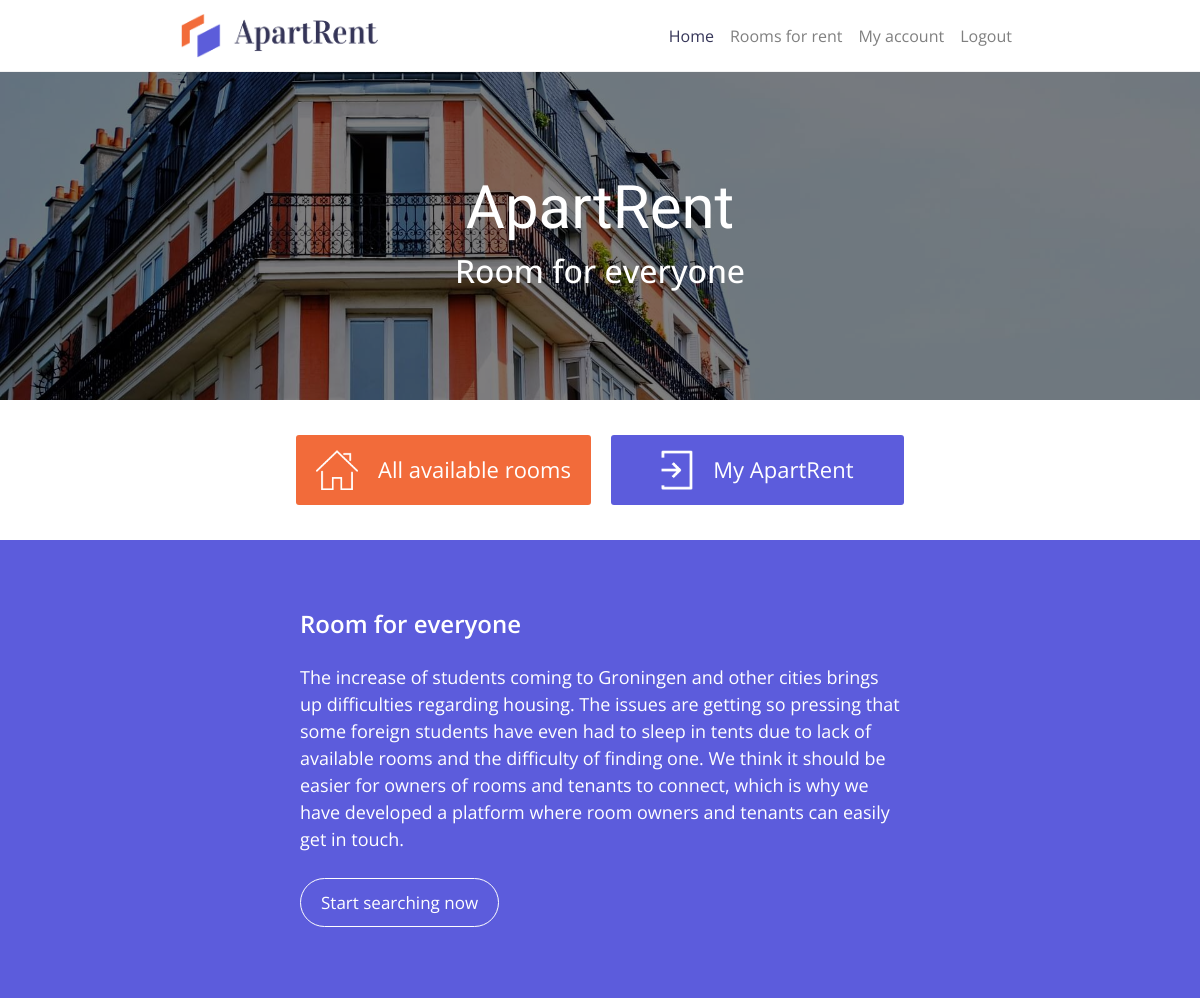
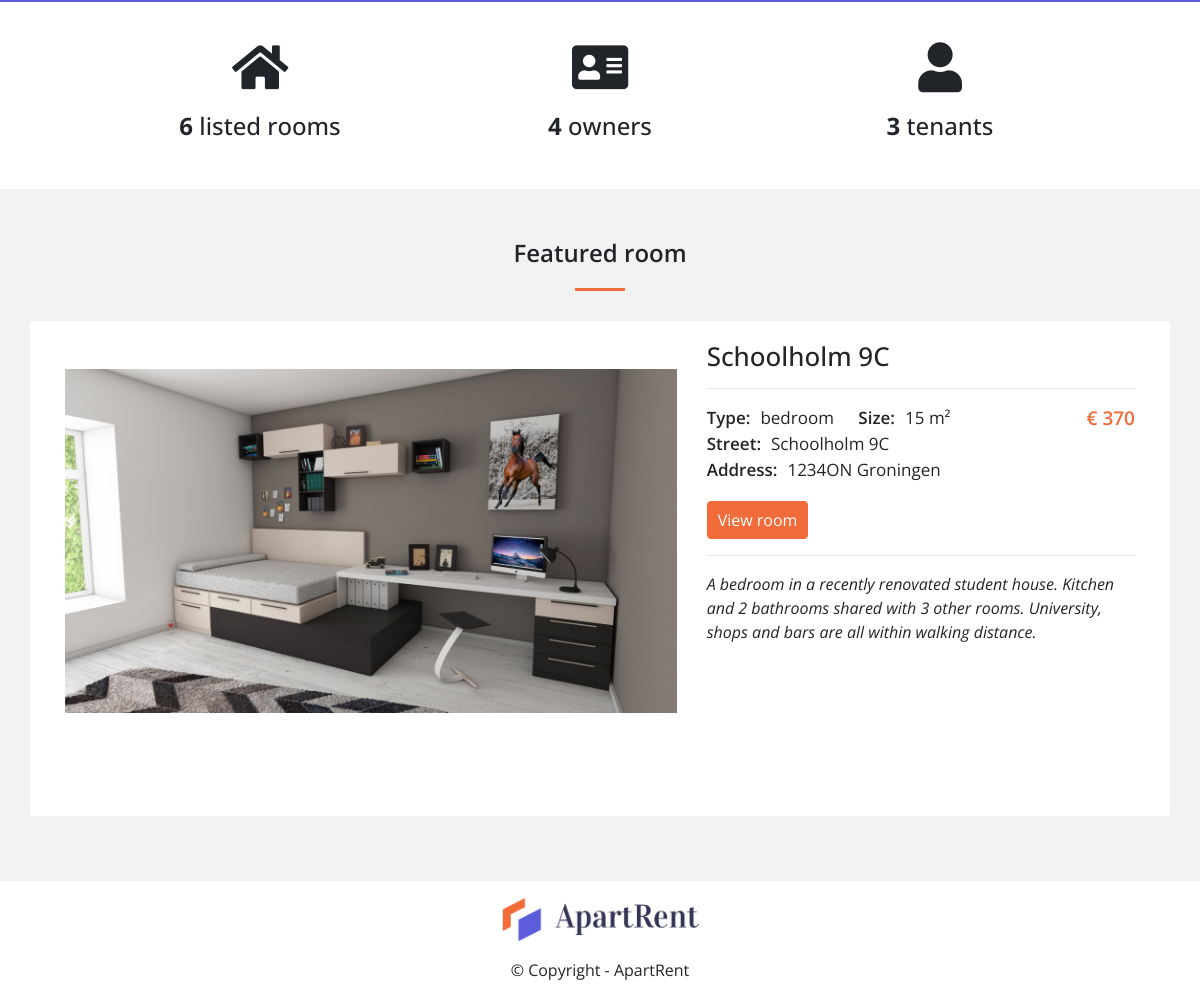
The page / (signed in) on the database its author committed (2 pictures, top to bottom).
### tables this page shows
CREATE TABLE `rooms` (
  `id` int(11) NOT NULL,
  `owner_id` int(11) NOT NULL,
  `city` varchar(255) NOT NULL,
  `postal_code` varchar(255) NOT NULL,
  `street` varchar(255) NOT NULL,
  `street_number` int(11) NOT NULL,
  `addition` varchar(255) DEFAULT NULL,
  `size` int(11) NOT NULL,
  `type` varchar(255) NOT NULL,
  `price` int(11) NOT NULL,
  `description` varchar(255) NOT NULL
);

### views/home.php (the view, shortened to what this page needs)
<!doctype html>
<html lang="en">
    <head>
        <?= $head_upper_content ?>
        <link rel="stylesheet" href="/DDWT18_final/css/home.css">
        <link rel="stylesheet" href="/DDWT18_final/css/single-room.css">
    </head>
    <body>
        <?= $navigation ?>
        <div class="jumbotron jumbotron-fluid home-jumbo">
            <div class="container hero-container">
                <div class="hero-text">
                    <h1 class="display-4"><?= $header_title ?></h1>
                    <h2 class="display-6"><?= $header_subtitle ?></h2>
                </div>
            </div>
        </div>
        <div class="container-fluid home-button-section">
            <div class="row justify-content-center">
                <div class="home-btn-col">
                    <a href="/DDWT18_final/rentable-rooms/">
                        <div class="home-btn hb-1">
                            <img src="/DDWT18_final/resources/icons/appartments-icon.png">
                            <p>All available rooms</p>
                        </div>
                    </a>
                </div>
                <div class="home-btn-col">
                    <a href="/DDWT18_final/my-account/">
                        <div class="home-btn hb-2">
                          <img src="/DDWT18_final/resources/icons/my-account-icon.png">
                          <p>My ApartRent</p>
                        </div>
                    </a>
                </div>
            </div>
        </div>
        <div class="container-fluid intro-text-container">
            <div class="row justify-content-center intro-text-row">
                <div class="col-lg-6 col-md-8 col-sm-8 intro-text-col">
                    <h3 class="introduction-header">Room for everyone</h3>
                    <p class="intro-text">The increase of students coming to Groningen and other cities brings up difficulties regarding housing. The issues are getting so pressing that some foreign students have even had to sleep in tents due to lack of available rooms and the difficulty of finding one. We think it should be easier for owners of rooms and tenants to connect, which is why we have developed a platform where room owners and tenants can easily get in touch.</p>
                    <div class="intro-btn-wrapper"><?= $intro_btn ?></div>
                </div>
            </div>
        </div>
        <div class="container-fluid counter-container">
            <div class="row justify-content-center counter-row">
                <div class="col-12 counter-col">
                    <div class="row justify-content-center inner-counter-row">
                        <div class="col-3 col-xs-12 counter-inner-col">
                            <i class="fas fa-home counter-icon"></i>
                            <h4 class="counter-text"><b><?= $room_amnt ?></b> listed rooms</h4>
                        </div>
                        <div class="col-3 col-xs-12 counter-inner-col">
                            <i class="fas fa-address-card counter-icon"></i>
                            <h4 class="counter-text"><b><?= $owner_amnt ?></b> owners</h4>
                        </div>
                        <div class="col-3 col-xs-12 counter-inner-col">
                            <i class="fas fa-user counter-icon"></i>
                            <h4 class="counter-text"><b><?= $tenant_amnt ?></b> tenants</h4>
                        </div>
                    </div>
                </div>
            </div>
        </div>
        <div class="container featured-room-container">
            <h3 class="featured-text">Featured room</h3>
            <div class="divider-wrapper">
                <div class="divider"></div>
            </div>
            <div class="row sr-row r1">
                <div class="col-lg-7 slider-col order-lg-1 order-2">
                    <div class="slideshow-container">
                        <?php
                            foreach ($room_images as $image) {
                                echo get_slider_img_html($image);
                            }
                        ?>
                    </div>
                </div>
                <div class="room-info-col col-lg-5 order-lg-2 order-1">
                    <h2><?php echo(htmlspecialchars($room_info['street'] . ' ' . $room_info['street_number'] . $room_info['addition'])) ?></h2>
                    <hr>
                    <div class="room-info-wrapper">
                        <p class="room-info">
                            <span><strong>Type:</strong><?php echo htmlspecialchars($room_info['type']) ?></span>
                            <span><strong>Size:</strong><?php echo htmlspecialchars($room_info['size']) ?> m²</span>
                            <span class="price">€ <?php echo htmlspecialchars($room_info['price']) ?></span></span>
                            <br>
                            <span><strong>Street:</strong><?php echo htmlspecialchars($room_info['street'] . ' ' . $room_info['street_number'] . $room_info['addition']) ?></span><br>
                            <span><strong>Address:</strong><?php echo htmlspecialchars($room_info['postal_code'] . ' ' . $room_info['city'])?></span>
                        </p>
                        <div class="viewroom-btn-wrapper">
                            <a href="/DDWT18_final/room/?id=<?php echo $room_info['id'] ?>" class="view-room btn">View room</a>
                        </div>
                        <hr>
                    </div>
                    <div class="description">
                        <p><?php echo htmlspecialchars($room_info['description']) ?></p>
                    </div>
                </div>
            </div>
        </div>
        <?= $footer ?>
    </body>
</html>

### model.php (shortened to what this page needs)
<?php
function new_route($route_uri, $request_type) {
    $route_uri_expl = array_filter(explode('/', $route_uri));
    $current_path_expl = array_filter(explode('/', parse_url($_SERVER['REQUEST_URI'], PHP_URL_PATH)));
    if ($route_uri_expl == $current_path_expl && $_SERVER['REQUEST_METHOD'] == strtoupper($request_type)) {
        return true;
    }
}
function get_navigation($template, $active_id, $state, $role) {
    $navigation_exp = '
    <nav class="navbar fixed-top navbar-expand-lg navbar-light">
    <a href="/DDWT18_final/" class="navbar-brand">
        <img src="/DDWT18_final/resources/logo/apartrent-logo.png" class="navbar-logo" alt="">
    </a>
    <button class="navbar-toggler" type="button" data-toggle="collapse" data-target="#navbarSupportedContent" aria-controls="navbarSupportedContent" aria-expanded="false" aria-label="Toggle navigation">
    <span class="navbar-toggler-icon"></span>
    </button>
    <div class="collapse navbar-collapse" id="navbarSupportedContent">
    <ul class="navbar-nav mr-auto">';
    foreach ($template as $name => $info) {
        if ($info['role'] == $role or $info['role'] == 'all' ) {
            if ($info['state'] == $state or $info['state'] == 'neutral'){
                if ($name == $active_id) {
                    $navigation_exp .= '<li class="nav-item active">';
                    $navigation_exp .= '<a class="nav-link" href="' . $template[$active_id]['url'] . '">' . $template[$active_id]['name'] . '</a>';
                    }
                else {
                    $navigation_exp .= '<li class="nav-item">';
                    $navigation_exp .= '<a class="nav-link" href="' . $info['url'] . '">' . $info['name'] . '</a>';
                    }
            }
        }
        $navigation_exp .= '</li>';
    }
    $navigation_exp .= '
    </ul>
    </div>
    </nav>';
    return $navigation_exp;
}
function get_head_upper_content() {
    return '<meta charset="utf-8">
        <meta name="viewport" content="width=device-width, initial-scale=1, shrink-to-fit=no">
        <link rel="icon"
            type="image/png"
            href="/favicon.ico">
        <link href="https://fonts.googleapis.com/css?family=Vidaloka" rel="stylesheet">
        <link href="https://fonts.googleapis.com/css?family=Open+Sans:400,400i,600,600i,700,700i" rel="stylesheet">
        <link rel="stylesheet" href="https://use.fontawesome.com/releases/v5.6.3/css/all.css">
        <link rel="stylesheet" href="https://stackpath.bootstrapcdn.com/bootstrap/4.1.3/css/bootstrap.min.css"
>
        <link rel="stylesheet" href="/DDWT18_final/css/main.css">
        <script src="/DDWT18_final/js/main.js"></script>';
}
function get_footer_content() {
    return '<footer class="page-footer font-small">
        <div class="footer-img-wrapper">
            <img src="/DDWT18_final/resources/logo/apartrent-logo.png" class="navbar-logo" alt="">
        </div>
        <div class="footer-copyright text-center py-3">© <?php echo date("Y") ?> Copyright - ApartRent</div>
        </footer>';
}
function check_login() {
    if (isset($_SESSION['user_id'])){
        return true;
    } else {
        return false;
    }
}
function get_user_id(){
    if (isset($_SESSION['user_id'])){
        return $_SESSION['user_id'];
    } else {
        return false;
    }
}
function get_intro_button($pdo) {
    if (check_login()) {
        $user_id = $_SESSION['user_id'];
        if (is_owner($pdo, $user_id)) {
            $intro_btn = '<a class="intro-btn" href="/DDWT18_final/add-room/">List a room</a>';
        } else {
            $intro_btn = '<a class="intro-btn" href="/DDWT18_final/rentable-rooms/">Start searching now</a>';
        }
    } else {
        $intro_btn = '<a class="intro-btn" href="/DDWT18_final/register/">Register now</a>';
    }
    return $intro_btn;
}
function get_slider_img_html($image) {
    $template =
        '<div class="slides slider-fade">
            <img src="$img" style="width:100%">
        </div>';
    return strtr($template, array('$img' => $image));
}
function count_owners($pdo) {
    $stmt = $pdo->prepare('SELECT * FROM owner');
    $stmt->execute();
    $owners = $stmt->rowCount();
    return $owners;
}
function count_tenants($pdo) {
    $stmt = $pdo->prepare('SELECT * FROM tenant');
    $stmt->execute();
    $tenants = $stmt->rowCount();
    return $tenants;
}
function count_rooms($pdo) {
    $stmt = $pdo->prepare('SELECT * FROM rooms');
    $stmt->execute();
    $rooms = $stmt->rowCount();
    return $rooms;
}
function is_owner($pdo, $user_id) {
    $stmt = $pdo->prepare('SELECT * FROM owner WHERE owner_id = ?');
    $stmt->execute([$user_id]);
    $users = $stmt->fetchAll();
    if (count($users) == 0) {
        return false;
    }
    return true;
}
function get_role($pdo, $id) {
    if (is_owner($pdo, $id)) {
        return 'owner';
    }
    else {
        return 'tenant';
    }
}
function get_random_room_id($pdo) {
    $stmt = $pdo->prepare('SELECT id FROM rooms ORDER BY RAND() LIMIT 1;');
    $stmt->execute();
    $result = $stmt->fetchAll();
    return $result[0]['id'];
}
function get_room_info($pdo, $room_id) {
    $stmt = $pdo->prepare('SELECT * FROM rooms WHERE id = ?');
    $stmt->execute([$room_id]);
    $rooms = $stmt->fetchAll();
    $room = $rooms[0];
    $room_exp = Array();
    foreach ($room as $key => $value){
        $room_exp[$key] = htmlspecialchars($value);
    }
    return $room_exp;
}
function get_images($room_id) {
    $dir = "resources/rooms/" . strval($room_id);
    $files = glob($dir . "/*.{jpg,png}", GLOB_BRACE);
    $images = Array();
    foreach ($files as $key => $value){
        $trimmed = '/DDWT18_final/' . $value;
        $images[$key] = $trimmed;
    }
    return $images;
}

### css/main.css (style rules this page uses)
body { font-family: 'Open Sans', sans-serif; background-color: #f2f2f2; }
footer { padding-top: 16px; background-color: #fff; }
.footer-img-wrapper { display: flex; justify-content: center; }
.navbar-logo { max-height: 45px; }
.navbar { border-bottom: 1px solid #f2f2f2; background-color: #fff; }
.navbar-light .navbar-nav .active>.nav-link { color: #353558; }
@media screen and (min-width: 1200px) { .navbar { padding-left: 15%; padding-right: 15%; } }
@media screen and (min-width: 992px) { .navbar .mr-auto { margin-right: 0!important; margin-left: auto; } }
.jumbotron { color: white; background-position: center; background-repeat: no-repeat; background-size: cover; position: relative; margin-bottom: 0; }
.jumbotron:before { content:""; display: block; position: absolute; top: 0; left: 0; width: 100%; background-color: rgba(0, 0, 0, .5); }
@media screen and (min-width: 992px) { .jumbotron { padding-top: 71px; padding-bottom: 71px; } }
@media screen and (min-width: 992px) { .jumbotron { height: 500px; } }
@media screen and (min-width: 992px) { .jumbotron:before { height: 500px; } }
@media screen and (min-width: 992px) { .hero-container { padding-top: 70px; } }
@media screen and (min-width: 768px) { .jumbotron { padding-top: 71px; padding-bottom: 71px; } }
@media screen and (min-width: 768px) { .jumbotron:before { height: 400px; } }
@media screen and (min-width: 768px) { .jumbotron { height: 400px; } }
@media screen and (min-width: 768px) { .hero-container { padding-top: 70px; } }
@media screen and (min-width: 768px) { .hero-text h1 { font-size: 60px; } }
.hero-container { position: relative; display: flex; align-items: center; justify-content: center; height: 100%; }
.hero-text { text-align: center; }
.hero-text h1 { font-family: 'Vidaloka', serif; }

### css/home.css (style rules this page uses)
.jumbotron.home-jumbo { background-image: url("/DDWT18_final/resources/headers/home-header.jpg"); }
.home-button-section .row { padding-top: 35px; padding-bottom: 35px; background-color: #fff; }
.hb-1 { background-color: #f26b3a; }
.hb-2 { background-color: #5c5cdc; }
.home-btn img { max-height: 40px; padding-right: 20px; -webkit-transform: perspective(1px) translateZ(0); transform: perspective(1px) translateZ(0); box-shadow: 0 0 1px rgba(0, 0, 0, 0); -webkit-transition-duration: 0.3s; transition-duration: 0.3s; -webkit-transition-property: transform; transition-property: transform; }
.home-btn { padding: 15px 20px 15px 20px; border-radius: 3px; display: flex; align-items: center; justify-content: center; max-width: 320px; min-width: 293px; }
.home-btn p { color: #fff; margin-bottom: 0; font-size: 22px; }
.home-btn-col { display: flex; justify-content: center; margin-left: 10px; margin-right: 10px; }
.intro-text-container { background-color: #5c5cdc; }
.intro-text-col { padding: 70px 0 85px 0; }
.intro-text-container h3 { color: #fff; font-weight: 600; margin-bottom: 25px; }
p.intro-text { color: #fff; font-size: 18px; }
p.intro-text:last-of-type { margin-bottom: 37px; }
a.intro-btn { color: #fff; padding: 12px 20px 12px 20px; border: 1px #fff solid; border-radius: 50px; font-size: 17px; }
.counter-container { background-color: #fff; margin-bottom: 40px; }
.counter-inner-col { padding: 20px; margin: 20px; }
.counter-icon { font-size: 50px; width: 100%; text-align: center; }
.counter-text { text-align: center; margin-top: 20px; }
.featured-text { font-weight: 600; margin-bottom: 20px; text-align: center; }
.divider-wrapper { display: flex; justify-content: center; margin-bottom: 30px; }
.divider { width: 50px; height: 3px; background-color: #f26b3a; }
.featured-room-container { padding-top: 10px; padding-bottom: 30px; }
h3.introduction-header { text-align: left; }
a.view-room { color: #fff; background-color: #f26b3a; border-radius: 4px; margin-top: 15px; padding: 6px 10px 6px 10px; text-decoration: none; border: 1px solid #f26b3a; }
a.view-room.btn { margin-top: 2px; }

### rows shown on the page
rooms: street+street_number+addition "Schoolholm 9C", type "bedroom", size "15", price "370", postal_code+city "1234ON Groningen", description "A bedroom in a recently renovated student house. Kitchen and 2 bathrooms shared with 3 other rooms. University, shops and bars are all within walking distance."

### other values the page prints
$template[$active_id]['name'] "Home"
$info['name'] "Rooms for rent"
$info['name'] "My account"
$info['name'] "Logout"
$header_title "ApartRent"
$header_subtitle "Room for everyone"
$room_amnt "6"
$owner_amnt "4"
$tenant_amnt "3"
